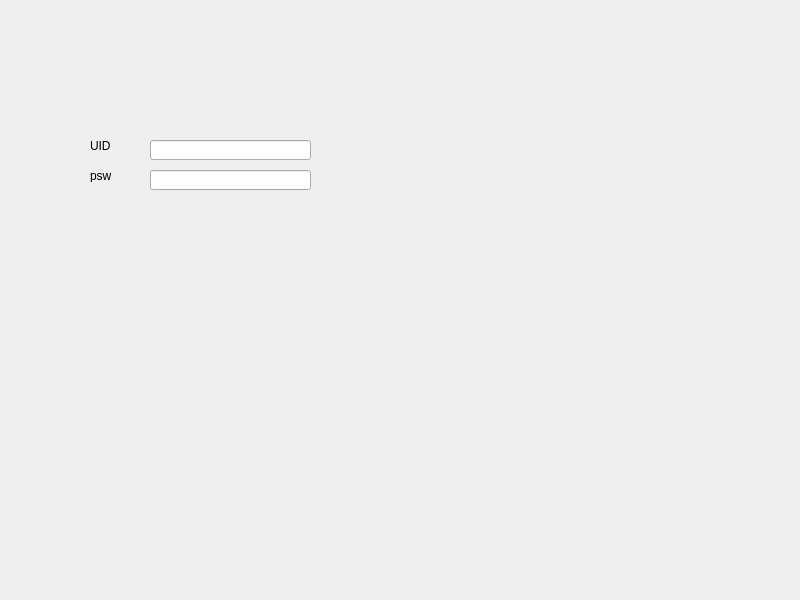
<?xml version="1.0" encoding="UTF-8"?>
<ui version="4.0">
 <class>MainWindow</class>
 <widget class="QMainWindow" name="MainWindow">
  <property name="geometry">
   <rect>
    <x>0</x>
    <y>0</y>
    <width>800</width>
    <height>600</height>
   </rect>
  </property>
  <property name="windowTitle">
   <string>MainWindow</string>
  </property>
  <widget class="QWidget" name="centralWidget">
   <widget class="QWidget" name="horizontalLayoutWidget">
    <property name="geometry">
     <rect>
      <x>150</x>
      <y>230</y>
      <width>160</width>
      <height>80</height>
     </rect>
    </property>
    <layout class="QHBoxLayout" name="horizontalLayout"/>
   </widget>
   <widget class="QLineEdit" name="lineEdit">
    <property name="geometry">
     <rect>
      <x>150</x>
      <y>140</y>
      <width>161</width>
      <height>20</height>
     </rect>
    </property>
   </widget>
   <widget class="QLabel" name="label">
    <property name="geometry">
     <rect>
      <x>90</x>
      <y>140</y>
      <width>54</width>
      <height>12</height>
     </rect>
    </property>
    <property name="text">
     <string>UID</string>
    </property>
   </widget>
   <widget class="QLineEdit" name="lineEdit_2">
    <property name="geometry">
     <rect>
      <x>150</x>
      <y>170</y>
      <width>161</width>
      <height>20</height>
     </rect>
    </property>
   </widget>
   <widget class="QLabel" name="label_2">
    <property name="geometry">
     <rect>
      <x>90</x>
      <y>170</y>
      <width>54</width>
      <height>12</height>
     </rect>
    </property>
    <property name="text">
     <string>psw</string>
    </property>
   </widget>
  </widget>
 </widget>
 <resources/>
 <connections/>
</ui>
